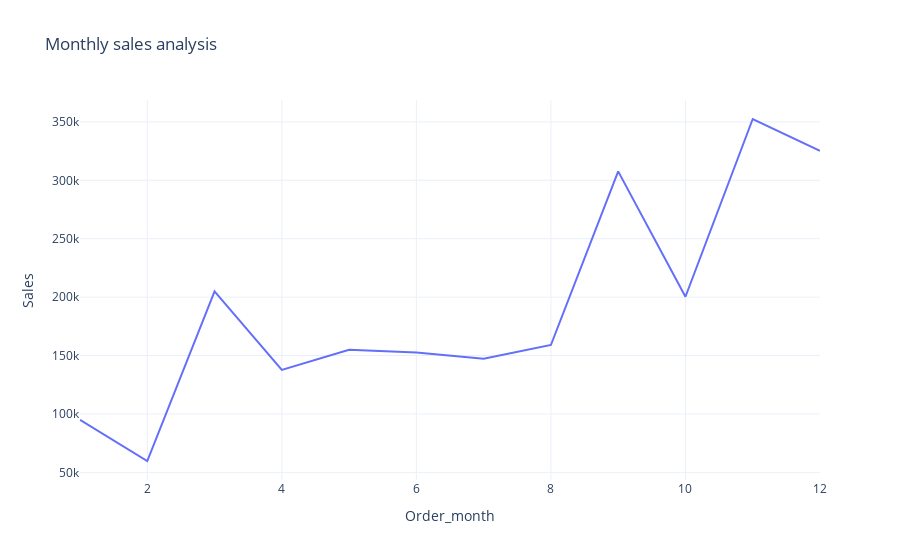

Notebook code for this chart:
### Code cell
fig=px.line(Monthly_sale_by_month,
            x='Order_month',
            y='Sales',
            title='Monthly sales analysis')
fig.show()

### Figure 1 — Plotly figure (JSON) as saved in the notebook; plotly's stock layout.template omitted (floating-point values rounded to 4 significant figures)
{"data": [{"hovertemplate": "Order_month=%{x}<br>Sales=%{y}<extra></extra>", "legendgroup": "", "line": {"color": "#636efa", "dash": "solid"}, "marker": {"symbol": "circle"}, "mode": "lines", "name": "", "orientation": "v", "showlegend": false, "type": "scatter", "x": [1, 2, 3, 4, 5, 6, 7, 8, 9, 10, 11, 12], "xaxis": "x", "y": [94920.0, 59750.0, 205000.0, 137800.0, 155000.0, 152700.0, 147200.0, 159000.0, 307600.0, 200300.0, 352500.0, 325300.0], "yaxis": "y"}], "layout": {"legend": {"tracegroupgap": 0}, "title": {"text": "Monthly sales analysis"}, "xaxis": {"anchor": "y", "domain": [0, 1], "title": {"text": "Order_month"}}, "yaxis": {"anchor": "x", "domain": [0, 1], "title": {"text": "Sales"}}}}
